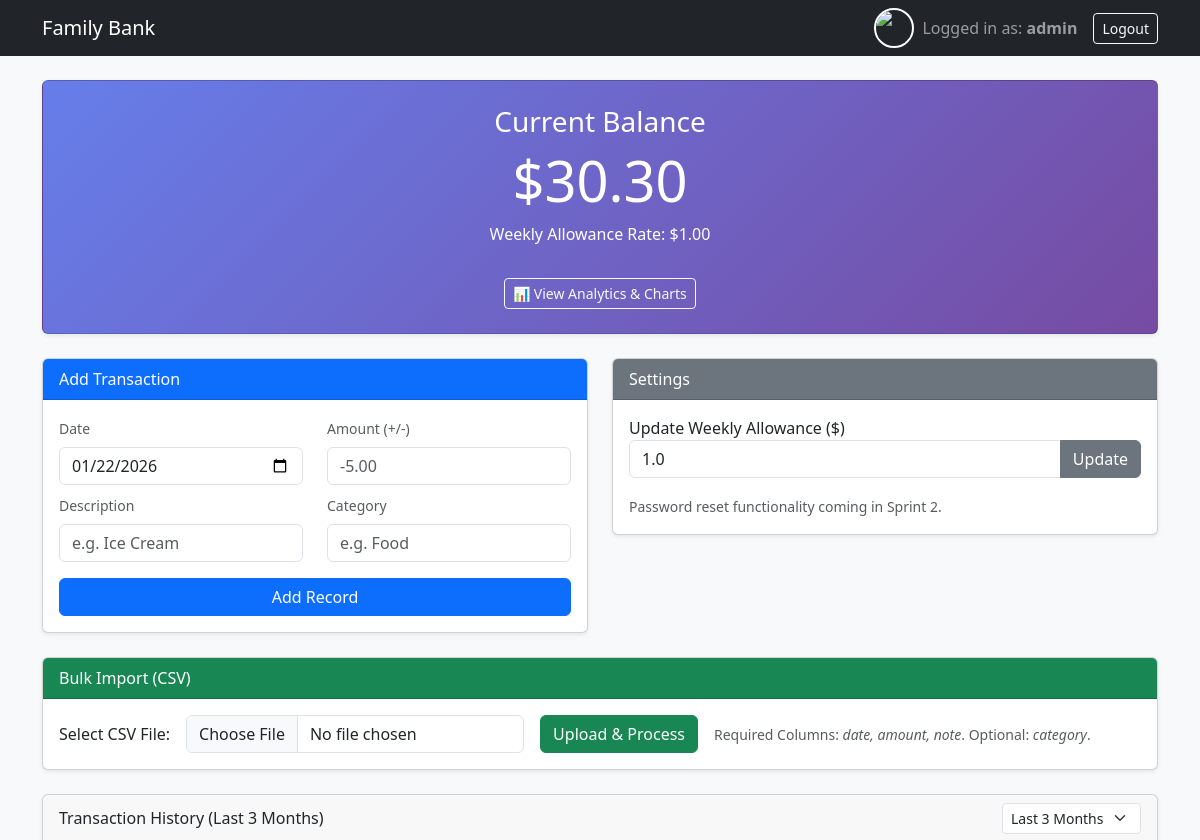
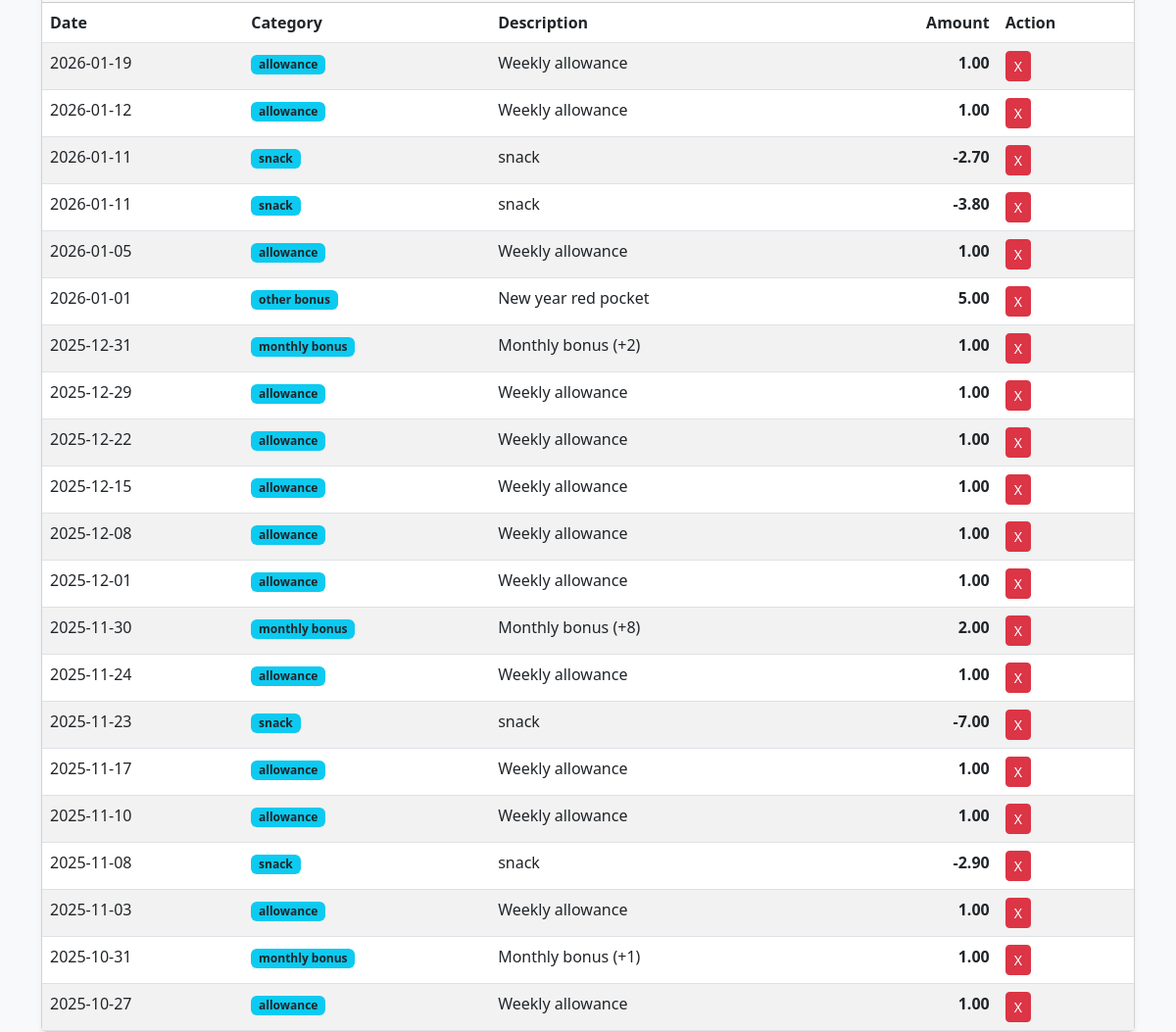
Screenshot of / (signed in) with the database file from the repository (2 pictures, top to bottom).
### models.py (models this page shows)
class User(UserMixin, db.Model):
    id = db.Column(db.Integer, primary_key=True)
    username = db.Column(db.String(80), unique=True, nullable=False)
    password = db.Column(db.String(128))
    role = db.Column(db.String(20), default='user') # 'admin' or 'user'
    weekly_allowance_amount = db.Column(db.Float, default=10.0)
    last_allowance_date = db.Column(db.DateTime, default=datetime.utcnow)
    transactions = db.relationship('Transaction', backref='user', lazy=True)

class Transaction(db.Model):
    id = db.Column(db.Integer, primary_key=True)
    date = db.Column(db.DateTime, default=datetime.utcnow)
    amount = db.Column(db.Float, nullable=False) # Negative for spend, Positive for earn
    description = db.Column(db.String(200)) # The "Note"
    category = db.Column(db.String(50), default='Others') # Default category
    user_id = db.Column(db.Integer, db.ForeignKey('user.id'), nullable=False)

### app.py (the view)
@app.route('/', methods=['GET', 'POST'])
@login_required
def index():
    target_user = current_user
    if current_user.role == 'admin':
        son = User.query.filter_by(role='user').first()
        if son:
            update_allowance(son)
            target_user = son
    else:
        update_allowance(current_user)
    balance = get_balance(target_user)
    dates = db.session.query(Transaction.date).filter_by(user_id=target_user.id).all()
    available_months = sorted(list(set([d[0].strftime('%Y-%m') for d in dates])), reverse=True)
    selected_month = request.args.get('month')
    query = Transaction.query.filter_by(user_id=target_user.id)
    if selected_month and selected_month != 'recent':
        year, month = map(int, selected_month.split('-'))
        query = query.filter(db.extract('year', Transaction.date) == year,
                             db.extract('month', Transaction.date) == month)
        view_title = f"History for {selected_month}"
    else:
        three_months_ago = datetime.utcnow() - timedelta(days=90)
        query = query.filter(Transaction.date >= three_months_ago)
        view_title = "Last 3 Months"
        selected_month = 'recent'
    transactions = query.order_by(Transaction.date.desc()).all()
    return render_template('dashboard.html',
                           user=current_user,
                           target_user=target_user,
                           balance=balance,
                           transactions=transactions,
                           available_months=available_months,
                           selected_month=selected_month,
                           view_title=view_title)

### app.py (called while the page is built, shortened)
@login_manager.user_loader
def load_user(user_id):
    return User.query.get(int(user_id))

def get_balance(user):
    transactions = Transaction.query.filter_by(user_id=user.id).all()
    return sum(t.amount for t in transactions)

def update_allowance(user):
    if user.role != 'user': return
    last_date = user.last_allowance_date
    if not last_date:
        user.last_allowance_date = datetime.utcnow()
        db.session.commit()
        return
    today = datetime.utcnow()
    cursor_date = last_date + timedelta(days=1)
    while cursor_date.weekday() != 0:
        cursor_date += timedelta(days=1)
    updates_made = False
    if updates_made:
        db.session.commit()
        flash("System updated missed weekly allowances.")

### templates/dashboard.html (shortened to what this page needs)
<!DOCTYPE html>
<html lang="en">
<head>
    <link href="https://cdn.jsdelivr.net/npm/bootstrap@5.3.0/dist/css/bootstrap.min.css" rel="stylesheet">
</head>
<body class="bg-light">
<nav class="navbar navbar-dark bg-dark">
    <div class="container">
        <a class="navbar-brand" href="#">Family Bank</a>
        <div class="d-flex align-items-center">
            <img src="{{ url_for('static', filename='profile.jpg') }}"
                 alt="Profile"
                 class="rounded-circle border border-2 border-white me-2"
                 style="width: 40px; height: 40px; object-fit: cover;">
            <span class="navbar-text me-3">
                Logged in as: <strong>{{ user.username }}</strong>
            </span>
            <a href="{{ url_for('logout') }}" class="btn btn-outline-light btn-sm">Logout</a>
        </div>
    </div>
</nav>
<div class="container mt-4">
    <div class="row mb-4">
        <div class="col-md-12">
            <div class="card balance-card p-4 shadow-sm text-center">
                <h3>Current Balance</h3>
                <h1 class="display-4">${{ "%.2f"|format(balance) }}</h1>
                <p>Weekly Allowance Rate: ${{ "%.2f"|format(target_user.weekly_allowance_amount) }}</p>
                <div class="mt-3">
                    <a href="{{ url_for('analytics') }}" class="btn btn-outline-light btn-sm">
                        📊 View Analytics & Charts
                    </a>
                </div>
            </div>
        </div>
    </div>
    {% if user.role == 'admin' %}
    <div class="row mb-4">
        <div class="col-md-6">
            <div class="card shadow-sm">
                <div class="card-header bg-primary text-white">Add Transaction</div>
                <div class="card-body">
                    <form action="{{ url_for('add_transaction') }}" method="POST">
                        <div class="row mb-2">
                            <div class="col-6">
                                <label class="form-label text-muted small">Date</label>
                                <input type="date" name="date" class="form-control" required>
                            </div>
                            <div class="col-6">
                                <label class="form-label text-muted small">Amount (+/-)</label>
                                <input type="number" step="0.01" name="amount" class="form-control" placeholder="-5.00" required>
                            </div>
                        </div>
                        <div class="row mb-3">
                            <div class="col-6">
                                <label class="form-label text-muted small">Description</label>
                                <input type="text" name="description" class="form-control" placeholder="e.g. Ice Cream" required>
                            </div>
                            <div class="col-6">
                                <label class="form-label text-muted small">Category</label>
                                <input type="text" name="category" class="form-control" placeholder="e.g. Food" list="categoryOptions">
                            </div>
                        </div>
                        <button type="submit" class="btn btn-primary w-100">Add Record</button>
                    </form>
                </div>
            </div>
        </div>
        <div class="col-md-6">
            <div class="card shadow-sm">
                <div class="card-header bg-secondary text-white">Settings</div>
                <div class="card-body">
                    <form action="{{ url_for('update_settings') }}" method="POST">
                        <label>Update Weekly Allowance ($)</label>
                        <div class="input-group mb-3">
                            <input type="number" step="0.01" name="weekly_allowance" class="form-control" value="{{ target_user.weekly_allowance_amount }}">
                            <button class="btn btn-secondary" type="submit">Update</button>
                        </div>
                    </form>
                    <small class="text-muted">Password reset functionality coming in Sprint 2.</small>
                </div>
            </div>
        </div>
    </div>
    <div class="row mb-4">
        <div class="col-md-12">
            <div class="card shadow-sm">
                <div class="card-header bg-success text-white">Bulk Import (CSV)</div>
                <div class="card-body">
                    <form action="{{ url_for('upload_csv') }}" method="POST" enctype="multipart/form-data" class="row g-3 align-items-center">
                        <div class="col-auto">
                            <label class="col-form-label">Select CSV File:</label>
                        </div>
                        <div class="col-auto">
                            <input type="file" name="file" class="form-control" accept=".csv" required>
                        </div>
                        <div class="col-auto">
                            <button type="submit" class="btn btn-success">Upload & Process</button>
                        </div>
                        <div class="col-auto">
                            <small class="text-muted">Required Columns: <em>date, amount, note</em>. Optional: <em>category</em>.</small>
                        </div>
                    </form>
                </div>
            </div>
        </div>
    </div>
    {% endif %}
    <div class="card shadow-sm">
        <div class="card-header d-flex justify-content-between align-items-center">
            <span>Transaction History ({{ view_title }})</span>
            <form action="{{ url_for('index') }}" method="GET" class="d-flex">
                <select name="month" class="form-select form-select-sm" onchange="this.form.submit()">
                    <option value="recent" {% if selected_month == 'recent' %}selected{% endif %}>Last 3 Months</option>
                </select>
            </form>
        </div>
        <table class="table table-striped mb-0">
            <thead>
                <tr>
                    <th>Date</th>
                    <th>Category</th>
                    <th>Description</th>
                    <th class="text-end">Amount</th>
                    {% if user.role == 'admin' %}
                    <th>Action</th>
                    {% endif %}
                </tr>
            </thead>
            <tbody>
                {% for t in transactions %}
                <tr>
                    <td>{{ t.date.strftime('%Y-%m-%d') }}</td>
                    <td><span class="badge bg-info text-dark">{{ t.category }}</span></td>
                    <td>{{ t.description }}</td>
                    <td class="text-end {{ 'positive' if t.amount > 0 else 'negative' }}">
                        {{ "%.2f"|format(t.amount) }}
                    </td>
                    {% if user.role == 'admin' %}
                    <td>
                        <a href="{{ url_for('delete_transaction', id=t.id) }}"
                           class="btn btn-danger btn-sm"
                           onclick="return confirm('Are you sure you want to delete this?')">
                           X
                        </a>
                    </td>
                    {% endif %}
                </tr>
                {% endfor %}
            </tbody>
        </table>
    </div>
</div>
</body>
</html>

### templates/dashboard.html (style rules this page uses)
.balance-card { background: linear-gradient(135deg, #667eea 0%, #764ba2 100%); color: white; }
.positive { color: green; font-weight: bold; }
.negative { color: red; font-weight: bold; }

### rows the page displays
User: username "admin"
User: weekly_allowance_amount "1.00", weekly_allowance "1.0"
Transaction: date "2026-01-19", category "allowance", description "Weekly allowance", amount "1.00"
Transaction: date "2026-01-12", category "allowance", description "Weekly allowance", amount "1.00"
Transaction: date "2026-01-11", category "snack", description "snack", amount "-2.70"
Transaction: date "2026-01-11", category "snack", description "snack", amount "-3.80"
Transaction: date "2026-01-05", category "allowance", description "Weekly allowance", amount "1.00"
Transaction: date "2026-01-01", category "other bonus", description "New year red pocket", amount "5.00"
Transaction: date "2025-12-31", category "monthly bonus", description "Monthly bonus (+2)", amount "1.00"
Transaction: date "2025-12-29", category "allowance", description "Weekly allowance", amount "1.00"
Transaction: date "2025-12-22", category "allowance", description "Weekly allowance", amount "1.00"
Transaction: date "2025-12-15", category "allowance", description "Weekly allowance", amount "1.00"
Transaction: date "2025-12-08", category "allowance", description "Weekly allowance", amount "1.00"
Transaction: date "2025-12-01", category "allowance", description "Weekly allowance", amount "1.00"
Transaction: date "2025-11-30", category "monthly bonus", description "Monthly bonus (+8)", amount "2.00"
Transaction: date "2025-11-24", category "allowance", description "Weekly allowance", amount "1.00"
Transaction: date "2025-11-23", category "snack", description "snack", amount "-7.00"
Transaction: date "2025-11-17", category "allowance", description "Weekly allowance", amount "1.00"
Transaction: date "2025-11-10", category "allowance", description "Weekly allowance", amount "1.00"
Transaction: date "2025-11-08", category "snack", description "snack", amount "-2.90"
Transaction: date "2025-11-03", category "allowance", description "Weekly allowance", amount "1.00"
Transaction: date "2025-10-31", category "monthly bonus", description "Monthly bonus (+1)", amount "1.00"
Transaction: date "2025-10-27", category "allowance", description "Weekly allowance", amount "1.00"

### other values shown
{{ "%.2f"|format(balance) }} "30.30"
{{ view_title }} "Last 3 Months"
